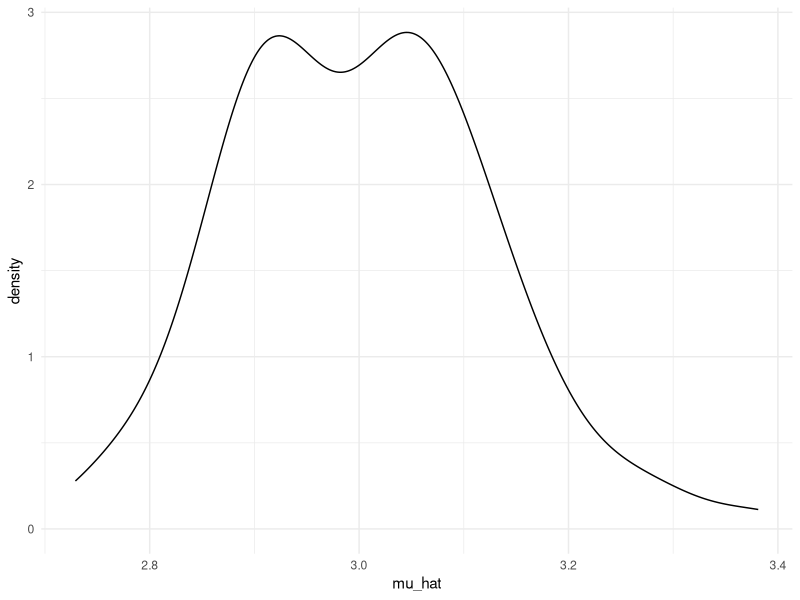
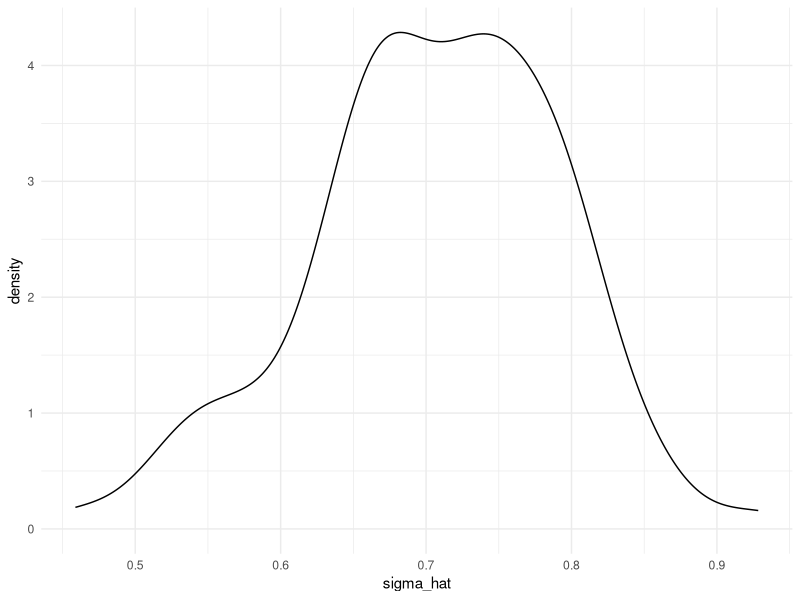

The R script that drew these images, in order:
## ---- chunk 1
library(tidyverse)

knitr::opts_chunk$set(
  fig.width=6,
  fig.asp=.6,
  out.width ="90%"
)

theme_set(theme_minimal() +theme(legend.position = "bottom"))

options(
  ggplot2.continuous.color = "viridis",
  ggplot2.continuous.fill = "viridis"
)

scale_colour_discrete = scale_color_viridis_d
scale_fill_discrete=scale_fill_viridis_d
## ---- chunk 2
sim_mean_sd = function(n, mu = 3, sigma = .7) {
  
  sim_data = tibble(
    x = rnorm(n, mean = mu, sd = sigma),
  )
  
  sim_data %>% 
    summarize(
      mu_hat = mean(x),
      sigma_hat = sd(x)
    )
}
## ---- chunk 3
sim_mean_sd(30)
## ---- chunk 4
output = vector("list", length = 100)

for (i in 1:100) {
  output[[i]] =sim_mean_sd(30)
}

output = bind_rows(output)

mean(output$mu_hat)
## ---- chunk 5
sim_results =
rerun(100, sim_mean_sd(30)) %>% 
  bind_rows()
## ---- chunk 6
sim_results %>% 
  ggplot(aes(x=mu_hat)) + geom_density()

sim_results %>% 
  summarize(
    avg_sample_men = mean(mu_hat),
    sd_samp_mean = sd(mu_hat)
  )

sim_results %>% 
  ggplot(aes(x=sigma_hat)) + geom_density()
